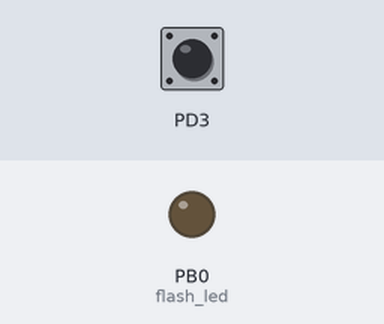
A program run on a simulated ATmega8, built with avr-gcc and emulated at 8 MHz. Parts: output pins drawn as LEDs (lit = HIGH). Dashed ring = blinking. The inputs (shaded band) are chosen by the test bench; at power-on: PD3 HIGH. Sleep ends after the set time or at an interrupt.

Above: at 1.2 s.
1.3 s: PD3 pulled LOW for 0.15 s
At 1.37 s:
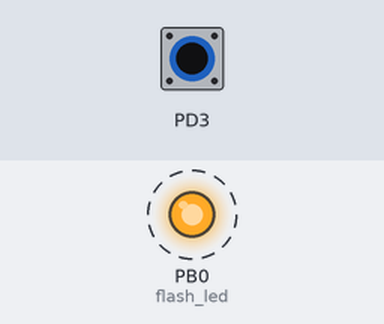
4.3 s: PD3 pulled LOW for 3.2 s
At 9.8 s:
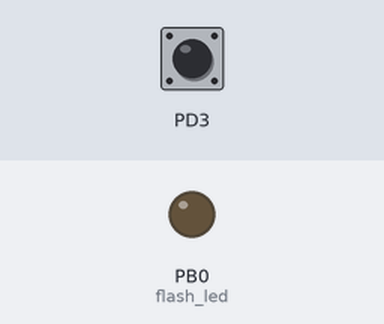
Timing chart, 0 to 11.3 s (numbered marks = the images above; inputs shaded):
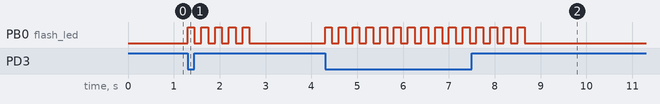

Measured:
- after the input at 1.3 s, PB0 (flash_led): alternates HIGH for 0.15 s and LOW for 0.15 s, 10 changes in all, then stays LOW, starting at once
- after the input at 4.3 s, PB0 (flash_led): alternates HIGH for 0.15 s and LOW for 0.15 s, 30 changes in all, then stays LOW, starting at once

The program:

main.c
```c
#include <stdlib.h>
#include <stdio.h>
#include <stdint.h>
#include <avr/io.h>
#include <avr/interrupt.h>
#include <avr/sleep.h>

#define F_CPU 8000000UL
#include <util/delay.h>

volatile unsigned char button_pressed = 0;

void flash_led() {
	cli();
	unsigned char i;
	for (i = 0; i < 5; i++) {
		/* turn the LED on */
		PORTB |= (1<<PB0);

		_delay_ms(150);

		/* turn it off */
		PORTB &= ~(1<<PB0);

		_delay_ms(150);
	}
	button_pressed = 0;
	sei();
}

ISR(INT1_vect) {
	button_pressed = 1;
}

void setup_external_interrupt_1()
{
	MCUCR &= ~(1<<ISC10) & ~(1<<ISC11);

	GICR |= (1<<INT1);
}

int main(void)
{
	/* set PB0 as an output pin */
	DDRB = (1<<PB0);

	/* set INT1 pin as input with pull up */
	DDRD &= ~(1<<PD3);
	PORTD = (1<<PD3);

	SFIOR &= ~(1<<PUD);

	set_sleep_mode(SLEEP_MODE_PWR_DOWN);

	setup_external_interrupt_1();

	while(1) {
		sei();
		sleep_enable();
		sleep_cpu();
		sleep_disable();
		if (button_pressed) {
			flash_led();
		}
	}

	return 0;
}
```
